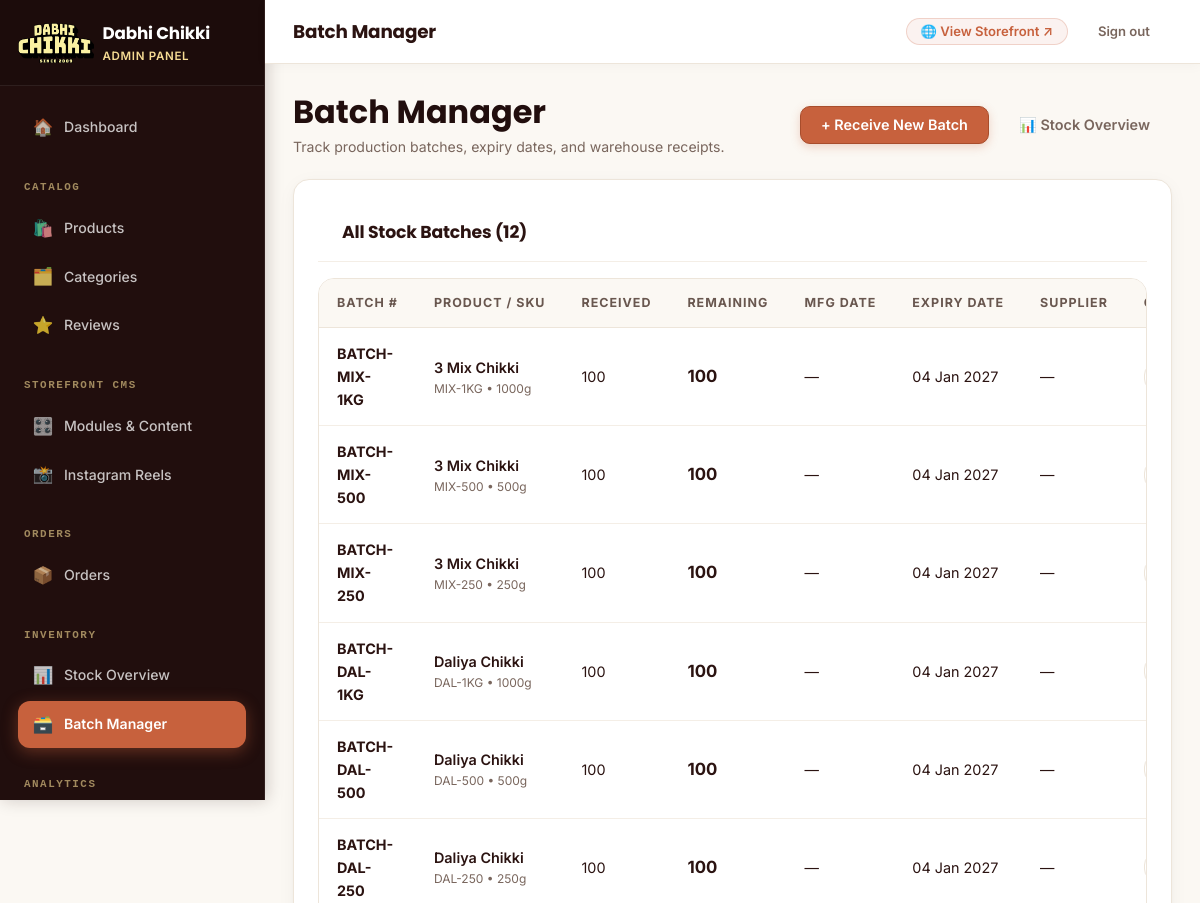
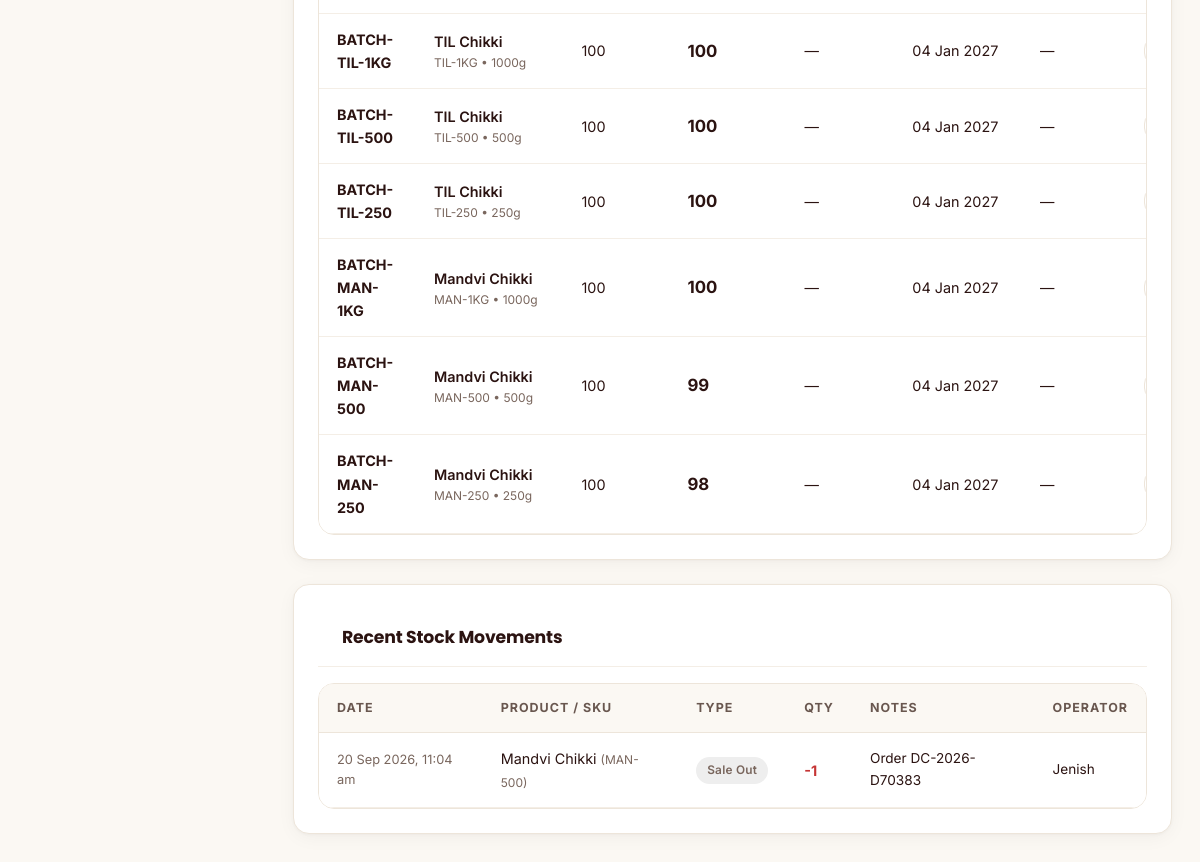
Page /admin/inventory-batch.php (signed in) on the committed database (2 pictures, top to bottom).
### tables this page shows
CREATE TABLE `inventory_batches` (
  `id` int unsigned NOT NULL AUTO_INCREMENT,
  `variant_id` int unsigned NOT NULL,
  `batch_number` varchar(60) NOT NULL,
  `manufacture_date` date DEFAULT NULL,
  `expiry_date` date NOT NULL,
  `quantity_received` int unsigned NOT NULL,
  `quantity_remaining` int unsigned NOT NULL,
  `cost_price` decimal(10,2) DEFAULT NULL,
  `supplier_name` varchar(150) DEFAULT NULL,
  `received_by` int unsigned DEFAULT NULL,
  `received_at` datetime NOT NULL DEFAULT CURRENT_TIMESTAMP,
  `notes` varchar(255) DEFAULT NULL,
  PRIMARY KEY (`id`),
  UNIQUE KEY `uq_batch` (`variant_id`,`batch_number`),
  KEY `idx_batch_expiry` (`expiry_date`),
  KEY `idx_batch_variant_remaining` (`variant_id`,`quantity_remaining`),
  KEY `fk_batch_received_by` (`received_by`),
  CONSTRAINT `fk_batch_received_by` FOREIGN KEY (`received_by`) REFERENCES `users` (`id`) ON DELETE SET NULL,
  CONSTRAINT `fk_batch_variant` FOREIGN KEY (`variant_id`) REFERENCES `product_variants` (`id`) ON DELETE CASCADE
);

CREATE TABLE `products` (
  `id` int unsigned NOT NULL AUTO_INCREMENT,
  `category_id` int unsigned NOT NULL,
  `name` varchar(180) NOT NULL,
  `slug` varchar(200) NOT NULL,
  `short_description` varchar(300) DEFAULT NULL,
  `description` text,
  `hsn_code` varchar(10) DEFAULT NULL,
  `gst_rate_percent` decimal(4,2) NOT NULL DEFAULT '5.00',
  `is_active` tinyint(1) NOT NULL DEFAULT '1',
  `is_featured` tinyint(1) NOT NULL DEFAULT '0',
  `meta_title` varchar(160) DEFAULT NULL,
  `meta_description` varchar(320) DEFAULT NULL,
  `created_by` int unsigned DEFAULT NULL,
  `created_at` datetime NOT NULL DEFAULT CURRENT_TIMESTAMP,
  `updated_at` datetime NOT NULL DEFAULT CURRENT_TIMESTAMP ON UPDATE CURRENT_TIMESTAMP,
  PRIMARY KEY (`id`),
  UNIQUE KEY `slug` (`slug`),
  KEY `idx_prod_category` (`category_id`),
  KEY `fk_prod_created_by` (`created_by`),
  FULLTEXT KEY `ftx_prod_search` (`name`,`short_description`,`description`),
  CONSTRAINT `fk_prod_category` FOREIGN KEY (`category_id`) REFERENCES `categories` (`id`) ON DELETE RESTRICT,
  CONSTRAINT `fk_prod_created_by` FOREIGN KEY (`created_by`) REFERENCES `users` (`id`) ON DELETE SET NULL
);

CREATE TABLE `product_variants` (
  `id` int unsigned NOT NULL AUTO_INCREMENT,
  `product_id` int unsigned NOT NULL,
  `sku` varchar(60) NOT NULL,
  `weight_grams` int unsigned NOT NULL,
  `mrp` decimal(10,2) NOT NULL,
  `selling_price` decimal(10,2) NOT NULL,
  `reorder_level` int unsigned NOT NULL DEFAULT '10',
  `is_active` tinyint(1) NOT NULL DEFAULT '1',
  `created_at` datetime NOT NULL DEFAULT CURRENT_TIMESTAMP,
  `updated_at` datetime NOT NULL DEFAULT CURRENT_TIMESTAMP ON UPDATE CURRENT_TIMESTAMP,
  PRIMARY KEY (`id`),
  UNIQUE KEY `sku` (`sku`),
  KEY `idx_variant_product` (`product_id`),
  CONSTRAINT `fk_variant_product` FOREIGN KEY (`product_id`) REFERENCES `products` (`id`) ON DELETE CASCADE
);

CREATE TABLE `stock_movements` (
  `id` bigint unsigned NOT NULL AUTO_INCREMENT,
  `variant_id` int unsigned NOT NULL,
  `batch_id` int unsigned DEFAULT NULL,
  `movement_type` enum('purchase_in','sale_out','adjustment_in','adjustment_out','return_in','damage_out') NOT NULL,
  `quantity` int NOT NULL,
  `reference_type` varchar(40) DEFAULT NULL,
  `reference_id` int unsigned DEFAULT NULL,
  `performed_by` int unsigned DEFAULT NULL,
  `notes` varchar(255) DEFAULT NULL,
  `created_at` datetime NOT NULL DEFAULT CURRENT_TIMESTAMP,
  PRIMARY KEY (`id`),
  KEY `idx_stockmove_variant` (`variant_id`),
  KEY `idx_stockmove_batch` (`batch_id`),
  KEY `fk_stockmove_user` (`performed_by`),
  CONSTRAINT `fk_stockmove_batch` FOREIGN KEY (`batch_id`) REFERENCES `inventory_batches` (`id`) ON DELETE SET NULL,
  CONSTRAINT `fk_stockmove_user` FOREIGN KEY (`performed_by`) REFERENCES `users` (`id`) ON DELETE SET NULL,
  CONSTRAINT `fk_stockmove_variant` FOREIGN KEY (`variant_id`) REFERENCES `product_variants` (`id`) ON DELETE CASCADE
);

CREATE TABLE `users` (
  `id` int unsigned NOT NULL AUTO_INCREMENT,
  `uuid` char(36) NOT NULL,
  `role` enum('superadmin','admin','employee','buyer') NOT NULL,
  `full_name` varchar(150) NOT NULL,
  `email` varchar(190) NOT NULL,
  `phone` varchar(15) NOT NULL,
  `password_hash` varchar(255) NOT NULL,
  `is_active` tinyint(1) NOT NULL DEFAULT '1',
  `email_verified_at` datetime DEFAULT NULL,
  `phone_verified_at` datetime DEFAULT NULL,
  `must_reset_password` tinyint(1) NOT NULL DEFAULT '0',
  `created_by` int unsigned DEFAULT NULL,
  `last_login_at` datetime DEFAULT NULL,
  `created_at` datetime NOT NULL DEFAULT CURRENT_TIMESTAMP,
  `updated_at` datetime NOT NULL DEFAULT CURRENT_TIMESTAMP ON UPDATE CURRENT_TIMESTAMP,
  PRIMARY KEY (`id`),
  UNIQUE KEY `uuid` (`uuid`),
  UNIQUE KEY `uq_users_email` (`email`),
  UNIQUE KEY `uq_users_phone` (`phone`),
  KEY `idx_users_role` (`role`),
  KEY `fk_users_created_by` (`created_by`),
  CONSTRAINT `fk_users_created_by` FOREIGN KEY (`created_by`) REFERENCES `users` (`id`) ON DELETE SET NULL
);

### includes/helpers/functions.php (called while the page is built, shortened)
<?php
function baseUrl(string $path = ''): string
{
    static $base = null;
    if ($base === null) {
        $script = str_replace('\\', '/', $_SERVER['SCRIPT_NAME'] ?? '');
        if (preg_match('#^(.*?/public_html)#i', $script, $m)) {
            $base = rtrim($m[1], '/');
        } elseif (defined('APP_URL') && ($urlPath = parse_url(APP_URL, PHP_URL_PATH))) {
            $base = rtrim($urlPath, '/');
        } else {
            $base = '';
        }
    }
    $path = '/' . ltrim($path, '/');
    return ($path === '/' && $base !== '') ? $base . '/' : $base . $path;
}
function url(string $path = ''): string
{
    return baseUrl($path);
}
function e(?string $value): string
{
    return htmlspecialchars($value ?? '', ENT_QUOTES, 'UTF-8');
}

### includes/db/Database.php (called while the page is built, shortened)
<?php
class Database
{
    private static ?PDO $instance = null;
    public static function getInstance(): PDO
    {
        if (self::$instance === null) {
            $dsn = sprintf(
                'mysql:host=%s;dbname=%s;charset=%s',
                DB_HOST,
                DB_NAME,
                DB_CHARSET
            );
            self::$instance = new PDO($dsn, DB_USER, DB_PASS, [
                PDO::ATTR_ERRMODE            => PDO::ERRMODE_EXCEPTION,
                PDO::ATTR_DEFAULT_FETCH_MODE => PDO::FETCH_ASSOC,
                PDO::ATTR_EMULATE_PREPARES   => false,
            ]);
        }
        return self::$instance;
    }
    public static function query(string $sql, array $params = []): PDOStatement
    {
        $stmt = self::getInstance()->prepare($sql);
        $stmt->execute($params);
        return $stmt;
    }
    public static function fetchAll(string $sql, array $params = []): array
    {
        return self::query($sql, $params)->fetchAll();
    }
}

### public_html/admin/inventory-batch.php (the view, shortened to what this page needs)
<?php
$pageHeading = 'Batch Manager';
$batches = Database::fetchAll(
    "SELECT ib.*, p.name AS product_name, pv.sku, pv.weight_grams
     FROM inventory_batches ib
     JOIN product_variants pv ON pv.id = ib.variant_id
     JOIN products p ON p.id = pv.product_id
     ORDER BY ib.expiry_date ASC, ib.id DESC"
);
$recentMovements = Database::fetchAll(
    "SELECT sm.*, p.name AS product_name, pv.sku, u.full_name AS operator_name
     FROM stock_movements sm
     JOIN product_variants pv ON pv.id = sm.variant_id
     JOIN products p ON p.id = pv.product_id
     LEFT JOIN users u ON u.id = sm.performed_by
     ORDER BY sm.created_at DESC LIMIT 15"
);
require_once __DIR__ . '/partials/page-start.php';
?>
<div class="admin-content">
  <div style="display:flex;justify-content:space-between;align-items:center;margin-bottom:20px;flex-wrap:wrap;gap:12px;">
    <div>
      <h2 style="margin:0;"><?= e($pageHeading) ?></h2>
      <p style="margin:4px 0 0;color:var(--dc-muted);font-size:0.88rem;">Track production batches, expiry dates, and warehouse receipts.</p>
    </div>
    <div style="display:flex;gap:8px;">
      <button type="button" class="btn btn-primary" onclick="document.getElementById('receiveBatchModal').style.display='block';">
        + Receive New Batch
      </button>
      <a href="<?= url('admin/inventory.php') ?>" class="btn btn-ghost">📊 Stock Overview</a>
    </div>
  </div>
  <div class="card" style="margin-bottom:24px;">
    <div class="card-header">
      <h3 class="card-title">All Stock Batches (<?= count($batches) ?>)</h3>
    </div>
    <?php if (empty($batches)): ?>
      <p class="text-muted text-center" style="padding:24px;">No stock batches found. Receive your first batch above.</p>
    <?php else: ?>
      <div class="table-wrap">
        <table class="dc-table">
          <thead>
            <tr>
              <th>Batch #</th>
              <th>Product / SKU</th>
              <th>Received</th>
              <th>Remaining</th>
              <th>Mfg Date</th>
              <th>Expiry Date</th>
              <th>Supplier</th>
              <th>Quick Adjust</th>
            </tr>
          </thead>
          <tbody>
            <?php foreach ($batches as $b):
            ?>
            <tr>
              <td><strong><?= e($b['batch_number']) ?></strong></td>
              <td>
                <div style="font-weight:600;"><?= e($b['product_name']) ?></div>
                <div style="font-size:0.75rem;color:var(--dc-muted);"><?= e($b['sku']) ?> &bull; <?= (int)$b['weight_grams'] ?>g</div>
              </td>
              <td><?= number_format($b['quantity_received']) ?></td>
              <td>
                <span style="font-weight:700;font-size:1.05rem;color:<?= (int)$b['quantity_remaining'] <= 5 ? 'var(--dc-danger)' : 'inherit' ?>;">
                  <?= number_format($b['quantity_remaining']) ?>
                </span>
              </td>
              <td><?= $b['manufacture_date'] ? date('d M Y', strtotime($b['manufacture_date'])) : '—' ?></td>
              <td>
                <?= date('d M Y', strtotime($b['expiry_date'])) ?>
              </td>
              <td><?= e($b['supplier_name'] ?: '—') ?></td>
              <td>
                <form method="POST" style="display:flex;gap:6px;align-items:center;" onsubmit="return confirm('Adjust batch stock?');">
                  <select name="movement_type" class="form-control form-control-sm" style="width:110px;padding:3px 6px;">
                    <option value="damage_out">Damaged (-)</option>
                  </select>
                </form>
              </td>
            </tr>
            <?php endforeach; ?>
          </tbody>
        </table>
      </div>
    <?php endif; ?>
  </div>
  <div class="card">
    <div class="card-header">
      <h3 class="card-title">Recent Stock Movements</h3>
    </div>
    <?php if (empty($recentMovements)): ?>
      <p class="text-muted text-center" style="padding:20px;">No stock movements recorded yet.</p>
    <?php else: ?>
      <div class="table-wrap">
        <table class="dc-table">
          <thead>
            <tr>
              <th>Date</th>
              <th>Product / SKU</th>
              <th>Type</th>
              <th>Qty</th>
              <th>Notes</th>
              <th>Operator</th>
            </tr>
          </thead>
          <tbody>
            <?php foreach ($recentMovements as $m):
              $isPositive = in_array($m['movement_type'], ['purchase_in', 'adjustment_in', 'return_in'], true);
            ?>
            <tr>
              <td style="font-size:0.8rem;color:var(--dc-muted);"><?= date('d M Y, g:i a', strtotime($m['created_at'])) ?></td>
              <td><?= e($m['product_name']) ?> <span style="font-size:0.75rem;color:var(--dc-muted);">(<?= e($m['sku']) ?>)</span></td>
              <td>
                <span class="badge badge-<?= $isPositive ? 'success' : 'neutral' ?>">
                  <?= ucwords(str_replace('_', ' ', $m['movement_type'])) ?>
                </span>
              </td>
              <td>
                <strong style="color:<?= $isPositive ? 'var(--dc-success)' : 'var(--dc-danger)' ?>;">
                  <?= $isPositive ? '+' : '-' ?><?= abs((int)$m['quantity']) ?>
                </strong>
              </td>
              <td style="font-size:0.85rem;"><?= e($m['notes'] ?: '—') ?></td>
              <td style="font-size:0.85rem;"><?= e($m['operator_name'] ?: 'System') ?></td>
            </tr>
            <?php endforeach; ?>
          </tbody>
        </table>
      </div>
    <?php endif; ?>
  </div>
</div>
<?php require_once __DIR__ . '/partials/page-end.php'; ?>

### rows in the picture
inventory_batches: batch_number "BATCH-MIX-1KG", products.name "3 Mix Chikki", variant.sku "MIX-1KG", variant.weight_grams "1000", quantity_received "100", quantity_remaining "100", expiry_date "04 Jan 2027", supplier_name "—"
inventory_batches: batch_number "BATCH-MIX-500", products.name "3 Mix Chikki", variant.sku "MIX-500", variant.weight_grams "500", quantity_received "100", quantity_remaining "100", expiry_date "04 Jan 2027", supplier_name "—"
inventory_batches: batch_number "BATCH-MIX-250", products.name "3 Mix Chikki", variant.sku "MIX-250", variant.weight_grams "250", quantity_received "100", quantity_remaining "100", expiry_date "04 Jan 2027", supplier_name "—"
inventory_batches: batch_number "BATCH-DAL-1KG", products.name "Daliya Chikki", variant.sku "DAL-1KG", variant.weight_grams "1000", quantity_received "100", quantity_remaining "100", expiry_date "04 Jan 2027", supplier_name "—"
inventory_batches: batch_number "BATCH-DAL-500", products.name "Daliya Chikki", variant.sku "DAL-500", variant.weight_grams "500", quantity_received "100", quantity_remaining "100", expiry_date "04 Jan 2027", supplier_name "—"
inventory_batches: batch_number "BATCH-DAL-250", products.name "Daliya Chikki", variant.sku "DAL-250", variant.weight_grams "250", quantity_received "100", quantity_remaining "100", expiry_date "04 Jan 2027", supplier_name "—"
inventory_batches: batch_number "BATCH-TIL-1KG", products.name "TIL Chikki", variant.sku "TIL-1KG", variant.weight_grams "1000", quantity_received "100", quantity_remaining "100", expiry_date "04 Jan 2027", supplier_name "—"
inventory_batches: batch_number "BATCH-TIL-500", products.name "TIL Chikki", variant.sku "TIL-500", variant.weight_grams "500", quantity_received "100", quantity_remaining "100", expiry_date "04 Jan 2027", supplier_name "—"
inventory_batches: batch_number "BATCH-TIL-250", products.name "TIL Chikki", variant.sku "TIL-250", variant.weight_grams "250", quantity_received "100", quantity_remaining "100", expiry_date "04 Jan 2027", supplier_name "—"
inventory_batches: batch_number "BATCH-MAN-1KG", products.name "Mandvi Chikki", variant.sku "MAN-1KG", variant.weight_grams "1000", quantity_received "100", quantity_remaining "100", expiry_date "04 Jan 2027", supplier_name "—"
inventory_batches: batch_number "BATCH-MAN-500", products.name "Mandvi Chikki", variant.sku "MAN-500", variant.weight_grams "500", quantity_received "100", quantity_remaining "99", expiry_date "04 Jan 2027", supplier_name "—"
inventory_batches: batch_number "BATCH-MAN-250", products.name "Mandvi Chikki", variant.sku "MAN-250", variant.weight_grams "250", quantity_received "100", quantity_remaining "98", expiry_date "04 Jan 2027", supplier_name "—"
stock_movements: created_at "20 Sep 2026, 11:04 am", products.name "Mandvi Chikki", variant.sku "MAN-500", movement_type "Sale Out", quantity "1", notes "Order DC-2026-D70383", performed_by.full_name "Jenish"

### other values in the picture
$pageHeading "Batch Manager"
count($batches) "12"
